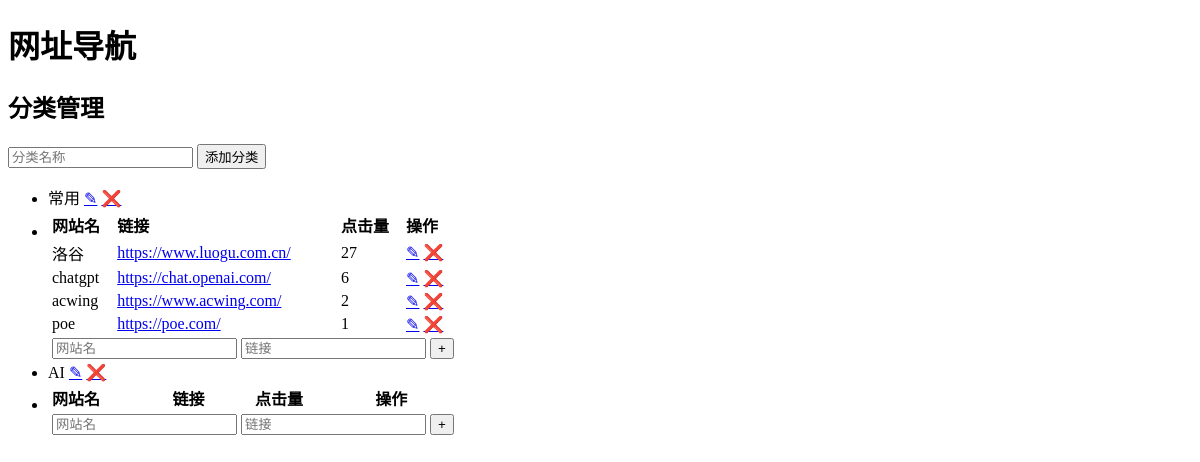
The app's page /link/admin, older data.
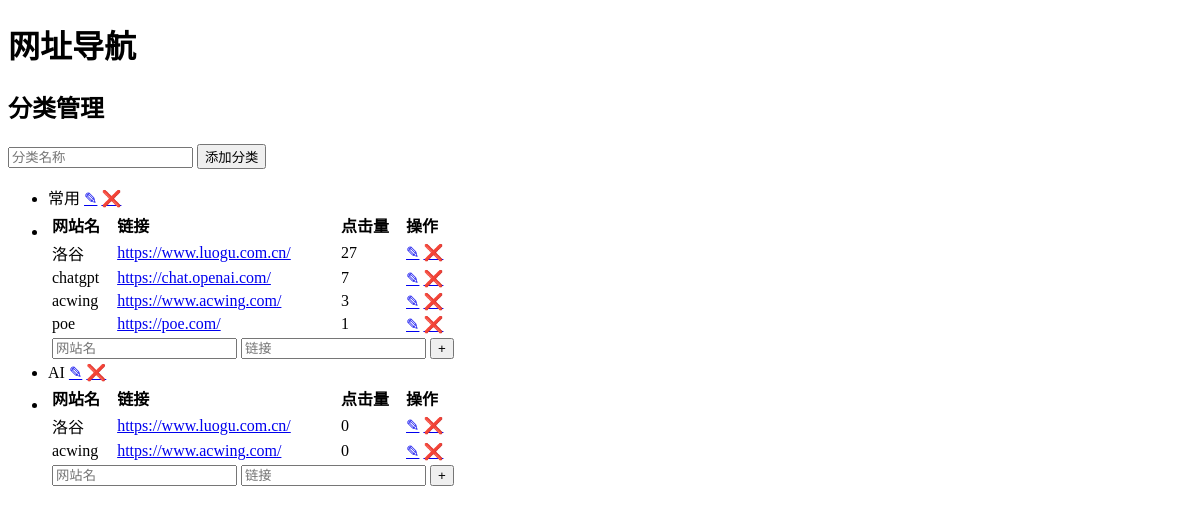
The same page, newer data.
### py/__init__.py (models this page shows)
class Category(db.Model):
    __tablename__ = 'category'
    id = db.Column(db.Integer, primary_key=True)
    name = db.Column(db.String(100), nullable=False)
    __table_args__ = {'extend_existing': True}

class URL(db.Model):
    __tablename__ = 'urls' # 定义表名为 link
    id = db.Column(db.Integer, primary_key=True)
    title = db.Column(db.String(100), nullable=False)
    url = db.Column(db.String(200), nullable=False)
    click_count = db.Column(db.Integer, default=0)
    category_id = db.Column(db.Integer, db.ForeignKey('category.id'), nullable=False)
    category = db.relationship('Category', backref=db.backref('urls', lazy=True))

### py/link.py (the view)
@link_bp.route('/admin', methods=['GET'])
def admin():
    categories = Category.query.all()
    return render_template('/html/link/index.html', categories=categories)

### py/link.py (called while the page is built)
@link_bp.context_processor
def urls_by_category_processor():
    def get_urls_by_category(category_id):
        return db.session.query(URL).filter_by(category_id=category_id).order_by(URL.click_count.desc()).all()
    return dict(get_urls_by_category=get_urls_by_category)

### py/templates/html/link/index.html (shortened to what this page needs)
<!DOCTYPE html>
<html>
<head>
</head>
<body>
{% set urls_by_category = get_urls_by_category %}
<h1>网址导航</h1>
<h2>分类管理</h2>
<form action="/link/add_category" method="POST">
    <input type="text" name="name" placeholder="分类名称" required>
    <button type="submit">添加分类</button>
</form>
<ul>
    {% for category in categories %}
<li data-category-id="{{ category['id'] }}">
  <span class="category-name">{{ category['name'] }}</span>
  <a href="/link" class="edit-link" onclick="editCategory(event, {{ category['id'] }})">&#9998;</a>
  <a href="/link/delete_category/{{ category['id'] }}" onclick="event.preventDefault(); deleteCategory(event, {{ category['id'] }})">❌</a>
</li>
    <li>
        <table>
            <tr>
                <th>网站名</th>
                <th>链接</th>
                <th>点击量</th>
                <th colspan="2">操作</th>
            </tr>
            {% for url in urls_by_category(category['id'])|sort(attribute='click_count', reverse=True) %}
            <tr>
                <td>{{ url['title'] }}</td>
           <td><a href="{{ url['url'] }}" target="_blank" onclick="incrementClickCount(event, '{{ url['url'] }}', {{ url['id'] }})">{{ url['url'] }}</a></td>
    <td class="click-count">{{ url['click_count'] }}</td>
<td>
 <a href="javascript:void(0)" onclick="editUrl({{ url.id }}, '{{ url.title }}', '{{ url.url }}')">✎</a>
    <a href="/link/delete_url/{{ url['id'] }}" onclick="deleteURL(event, {{ url['id'] }})">❌</a>
</td>
            </tr>
            {% endfor %}
            <tr>
                <td colspan="5">
                    <form action="/link/add_url" method="POST">
                        <input type="text" name="title" placeholder="网站名" required>
                        <input type="url" name="url" placeholder="链接" required>
                        <button type="submit">+</button>
                    </form>
                </td>
            </tr>
        </table>
    </li>
    {% endfor %}
</ul>
</body>
</html>

### py/templates/html/link/index.html (style rules this page uses)
table, th, td { padding: 1px; }

Row changes from the older to the newer data that the page shows:
changed URL "chatgpt": click_count "6" → "7"
changed URL (number 3 of 6 on the later page): click_count "2" → "3"
added URL: title "洛谷", url "https://www.luogu.com.cn/", click_count "0", shown under Category "AI"
added URL: title "acwing", url "https://www.acwing.com/", click_count "0", shown under Category "AI"
